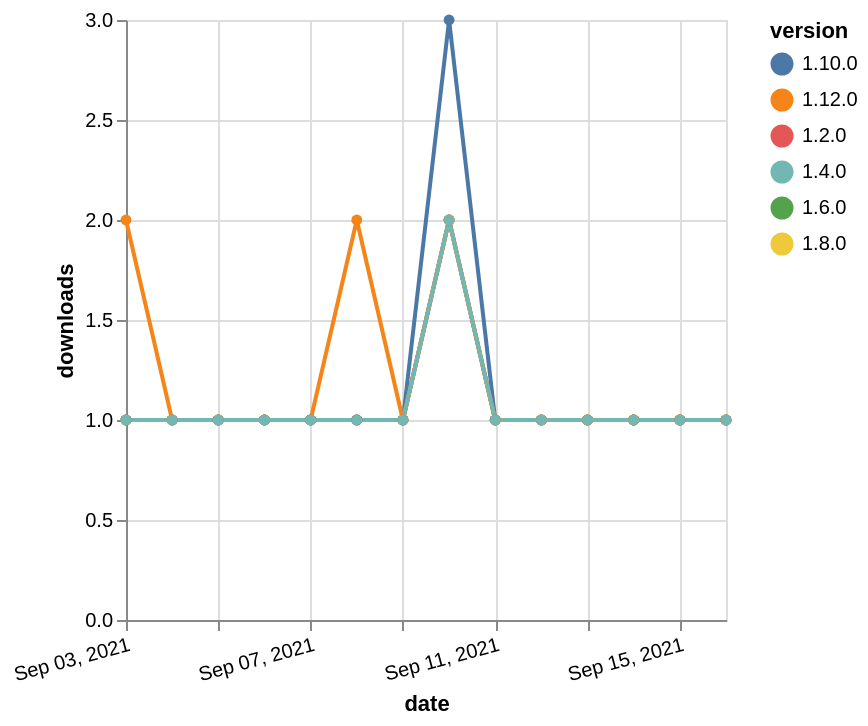

Vega-Lite specification for this chart:
### Vega-Lite specification from a JSON file in a GitHub repository (floating-point values rounded to 4 significant figures)
{"$schema": "https://vega.github.io/schema/vega-lite/v5.json", "description": "A simple bar chart with embedded data.", "data": {"values": [{"date": "2021-09-03", "total": 192, "delta": 1, "version": "1.6.0"}, {"date": "2021-09-04", "total": 193, "delta": 1, "version": "1.6.0"}, {"date": "2021-09-05", "total": 194, "delta": 1, "version": "1.6.0"}, {"date": "2021-09-06", "total": 195, "delta": 1, "version": "1.6.0"}, {"date": "2021-09-07", "total": 196, "delta": 1, "version": "1.6.0"}, {"date": "2021-09-08", "total": 197, "delta": 1, "version": "1.6.0"}, {"date": "2021-09-09", "total": 198, "delta": 1, "version": "1.6.0"}, {"date": "2021-09-10", "total": 200, "delta": 2, "version": "1.6.0"}, {"date": "2021-09-11", "total": 201, "delta": 1, "version": "1.6.0"}, {"date": "2021-09-12", "total": 202, "delta": 1, "version": "1.6.0"}, {"date": "2021-09-13", "total": 203, "delta": 1, "version": "1.6.0"}, {"date": "2021-09-14", "total": 204, "delta": 1, "version": "1.6.0"}, {"date": "2021-09-15", "total": 205, "delta": 1, "version": "1.6.0"}, {"date": "2021-09-16", "total": 206, "delta": 1, "version": "1.6.0"}, {"date": "2021-09-03", "total": 164, "delta": 1, "version": "1.8.0"}, {"date": "2021-09-04", "total": 165, "delta": 1, "version": "1.8.0"}, {"date": "2021-09-05", "total": 166, "delta": 1, "version": "1.8.0"}, {"date": "2021-09-06", "total": 167, "delta": 1, "version": "1.8.0"}, {"date": "2021-09-07", "total": 168, "delta": 1, "version": "1.8.0"}, {"date": "2021-09-08", "total": 169, "delta": 1, "version": "1.8.0"}, {"date": "2021-09-09", "total": 170, "delta": 1, "version": "1.8.0"}, {"date": "2021-09-10", "total": 172, "delta": 2, "version": "1.8.0"}, {"date": "2021-09-11", "total": 173, "delta": 1, "version": "1.8.0"}, {"date": "2021-09-12", "total": 174, "delta": 1, "version": "1.8.0"}, {"date": "2021-09-13", "total": 175, "delta": 1, "version": "1.8.0"}, {"date": "2021-09-14", "total": 176, "delta": 1, "version": "1.8.0"}, {"date": "2021-09-15", "total": 177, "delta": 1, "version": "1.8.0"}, {"date": "2021-09-16", "total": 178, "delta": 1, "version": "1.8.0"}, {"date": "2021-09-03", "total": 186, "delta": 1, "version": "1.10.0"}, {"date": "2021-09-04", "total": 187, "delta": 1, "version": "1.10.0"}, {"date": "2021-09-05", "total": 188, "delta": 1, "version": "1.10.0"}, {"date": "2021-09-06", "total": 189, "delta": 1, "version": "1.10.0"}, {"date": "2021-09-07", "total": 190, "delta": 1, "version": "1.10.0"}, {"date": "2021-09-08", "total": 191, "delta": 1, "version": "1.10.0"}, {"date": "2021-09-09", "total": 192, "delta": 1, "version": "1.10.0"}, {"date": "2021-09-10", "total": 195, "delta": 3, "version": "1.10.0"}, {"date": "2021-09-11", "total": 196, "delta": 1, "version": "1.10.0"}, {"date": "2021-09-12", "total": 197, "delta": 1, "version": "1.10.0"}, {"date": "2021-09-13", "total": 198, "delta": 1, "version": "1.10.0"}, {"date": "2021-09-14", "total": 199, "delta": 1, "version": "1.10.0"}, {"date": "2021-09-15", "total": 200, "delta": 1, "version": "1.10.0"}, {"date": "2021-09-16", "total": 201, "delta": 1, "version": "1.10.0"}, {"date": "2021-09-03", "total": 245, "delta": 1, "version": "1.2.0"}, {"date": "2021-09-04", "total": 246, "delta": 1, "version": "1.2.0"}, {"date": "2021-09-05", "total": 247, "delta": 1, "version": "1.2.0"}, {"date": "2021-09-06", "total": 248, "delta": 1, "version": "1.2.0"}, {"date": "2021-09-07", "total": 249, "delta": 1, "version": "1.2.0"}, {"date": "2021-09-08", "total": 250, "delta": 1, "version": "1.2.0"}, {"date": "2021-09-09", "total": 251, "delta": 1, "version": "1.2.0"}, {"date": "2021-09-10", "total": 253, "delta": 2, "version": "1.2.0"}, {"date": "2021-09-11", "total": 254, "delta": 1, "version": "1.2.0"}, {"date": "2021-09-12", "total": 255, "delta": 1, "version": "1.2.0"}, {"date": "2021-09-13", "total": 256, "delta": 1, "version": "1.2.0"}, {"date": "2021-09-14", "total": 257, "delta": 1, "version": "1.2.0"}, {"date": "2021-09-15", "total": 258, "delta": 1, "version": "1.2.0"}, {"date": "2021-09-16", "total": 259, "delta": 1, "version": "1.2.0"}, {"date": "2021-09-03", "total": 116, "delta": 2, "version": "1.12.0"}, {"date": "2021-09-04", "total": 117, "delta": 1, "version": "1.12.0"}, {"date": "2021-09-05", "total": 118, "delta": 1, "version": "1.12.0"}, {"date": "2021-09-06", "total": 119, "delta": 1, "version": "1.12.0"}, {"date": "2021-09-07", "total": 120, "delta": 1, "version": "1.12.0"}, {"date": "2021-09-08", "total": 122, "delta": 2, "version": "1.12.0"}, {"date": "2021-09-09", "total": 123, "delta": 1, "version": "1.12.0"}, {"date": "2021-09-10", "total": 125, "delta": 2, "version": "1.12.0"}, {"date": "2021-09-11", "total": 126, "delta": 1, "version": "1.12.0"}, {"date": "2021-09-12", "total": 127, "delta": 1, "version": "1.12.0"}, {"date": "2021-09-13", "total": 128, "delta": 1, "version": "1.12.0"}, {"date": "2021-09-14", "total": 129, "delta": 1, "version": "1.12.0"}, {"date": "2021-09-15", "total": 130, "delta": 1, "version": "1.12.0"}, {"date": "2021-09-16", "total": 131, "delta": 1, "version": "1.12.0"}, {"date": "2021-09-03", "total": 189, "delta": 1, "version": "1.4.0"}, {"date": "2021-09-04", "total": 190, "delta": 1, "version": "1.4.0"}, {"date": "2021-09-05", "total": 191, "delta": 1, "version": "1.4.0"}, {"date": "2021-09-06", "total": 192, "delta": 1, "version": "1.4.0"}, {"date": "2021-09-07", "total": 193, "delta": 1, "version": "1.4.0"}, {"date": "2021-09-08", "total": 194, "delta": 1, "version": "1.4.0"}, {"date": "2021-09-09", "total": 195, "delta": 1, "version": "1.4.0"}, {"date": "2021-09-10", "total": 197, "delta": 2, "version": "1.4.0"}, {"date": "2021-09-11", "total": 198, "delta": 1, "version": "1.4.0"}, {"date": "2021-09-12", "total": 199, "delta": 1, "version": "1.4.0"}, {"date": "2021-09-13", "total": 200, "delta": 1, "version": "1.4.0"}, {"date": "2021-09-14", "total": 201, "delta": 1, "version": "1.4.0"}, {"date": "2021-09-15", "total": 202, "delta": 1, "version": "1.4.0"}, {"date": "2021-09-16", "total": 203, "delta": 1, "version": "1.4.0"}]}, "width": "container", "mark": {"type": "line", "point": {"filled": true}}, "encoding": {"x": {"field": "date", "type": "temporal", "timeUnit": "yearmonthdate", "title": "date", "axis": {"labelAngle": -15}}, "y": {"field": "delta", "type": "quantitative", "title": "downloads"}, "color": {"field": "version", "type": "nominal"}, "tooltip": {"field": "delta"}}}
